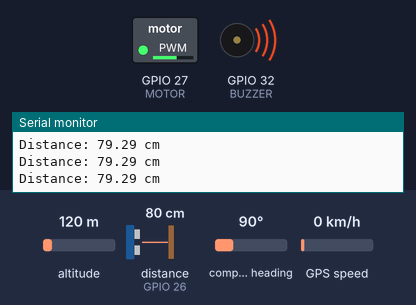
This sketch was run on a simulated ESP32. On the bench: switched loads named in the sketch (green lamp = pin HIGH), buzzer (waves = sounding, pin HIGH), the last lines printed to the serial monitor. Wiring (inferred from the names in the program): ultrasonic range finder: trigger GPIO 25; echo GPIO 26. Inputs (shaded band) come from the test bench; at power-on: distance to the obstacle (sensor on GPIO 26) 80 cm, altitude 120 m, compass heading 90°, GPS speed 0 km/h. The echo pulse lasts 58.3 µs per cm; the GPS gets a fix after 3 s at 37.7749, -122.4194 with 8 satellites; nothing arrives over Bluetooth unless stated; pins used as bus, display or sensor lines are not drawn.

Above: at 1.29 s.
1.3 s: distance to the obstacle (sensor on GPIO 26) set to 85 cm
At 2.6 s:
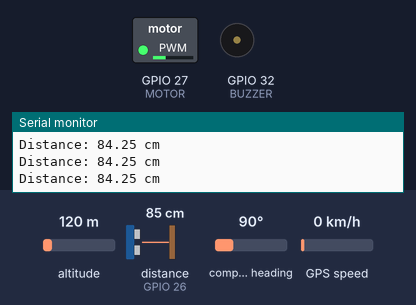
3.0 s: distance to the obstacle (sensor on GPIO 26) set to 2 cm
At 3.67 s:
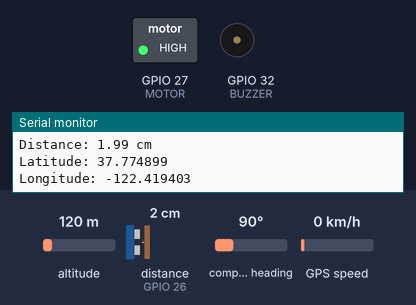
6.5 s: distance to the obstacle (sensor on GPIO 26) set to 35 cm
10.0 s: distance to the obstacle (sensor on GPIO 26) set to 44 cm
At 10.37 s:
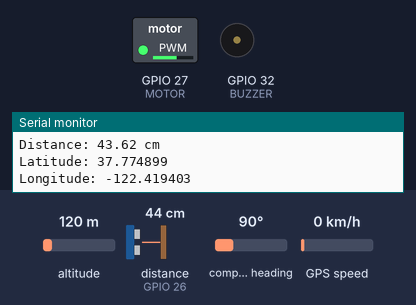
13.5 s: distance to the obstacle (sensor on GPIO 26) set to 250 cm
At 14.7 s:
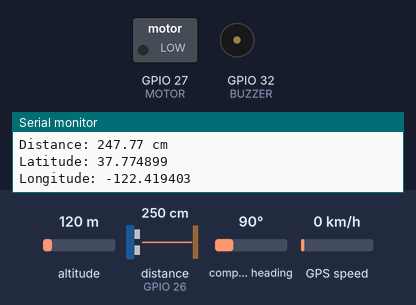
15.0 s: distance to the obstacle (sensor on GPIO 26) set to 156 cm
16.5 s: distance to the obstacle (sensor on GPIO 26) set to 146 cm
At 17.9 s:
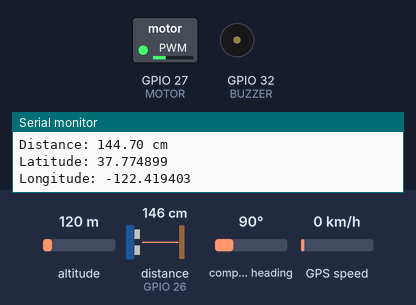
Timing chart, 0 to 19.0 s (numbered marks = the images above; inputs shaded):
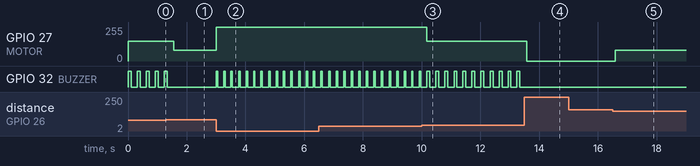

The sketch:

komponen_gui.ino
```cpp
#include <TinyGPS++.h>
#include "BluetoothSerial.h"

#define TRIG 25
#define ECHO 26
#define BUZZER 32
#define MOTOR 27

#define GPS_RX 16
#define GPS_TX 17

HardwareSerial gpsSerial(1);
TinyGPSPlus gps;
BluetoothSerial SerialBT;

float distance;

void setup() {

  Serial.begin(115200);

  pinMode(TRIG, OUTPUT);
  pinMode(ECHO, INPUT);
  pinMode(BUZZER, OUTPUT);
  pinMode(MOTOR, OUTPUT);

  SerialBT.begin("ESP32_Tunanetra");

  gpsSerial.begin(9600, SERIAL_8N1, GPS_RX, GPS_TX);

  Serial.println("Sistem Alat Tunanetra Aktif");
}

float readDistance() {

  digitalWrite(TRIG, LOW);
  delayMicroseconds(2);

  digitalWrite(TRIG, HIGH);
  delayMicroseconds(10);
  digitalWrite(TRIG, LOW);

  long duration = pulseIn(ECHO, HIGH, 30000);

  float dist = duration * 0.034 / 2;

  return dist;
}

void loop() {

  distance = readDistance();

  Serial.print("Distance: ");
  Serial.print(distance);
  Serial.println(" cm");

  // ======================
  // LOGIKA MOTOR DAN BUZZER
  // ======================

  if (distance > 150) {

    analogWrite(MOTOR, 0);
    digitalWrite(BUZZER, LOW);

  }

  else if (distance <= 150 && distance > 80) {

    analogWrite(MOTOR, 80);
    digitalWrite(BUZZER, LOW);

  }

  else if (distance <= 80 && distance > 40) {

    analogWrite(MOTOR, 150);

    digitalWrite(BUZZER, HIGH);
    delay(100);
    digitalWrite(BUZZER, LOW);

  }

  else if (distance <= 40) {

    analogWrite(MOTOR, 255);

    digitalWrite(BUZZER, HIGH);
    delay(50);
    digitalWrite(BUZZER, LOW);

  }

  // ======================
  // BACA GPS
  // ======================

  while (gpsSerial.available()) {
    gps.encode(gpsSerial.read());
  }

  float lat = 0;
  float lon = 0;

  if (gps.location.isValid()) {

    lat = gps.location.lat();
    lon = gps.location.lng();

    Serial.print("Latitude: ");
    Serial.println(lat, 6);

    Serial.print("Longitude: ");
    Serial.println(lon, 6);

  }

  // ======================
  // KIRIM DATA KE BLUETOOTH
  // ======================

  SerialBT.print("DIST:");
  SerialBT.print(distance);

  SerialBT.print(",LAT:");
  SerialBT.print(lat, 6);

  SerialBT.print(",LON:");
  SerialBT.println(lon, 6);

  delay(200);
}
```

Measured:
- the behaviour switches between 80 and 81 cm on distance to the obstacle (sensor on GPIO 26) (found by bisection; images 0 and 1)
- the behaviour switches between 40 and 41 cm on distance to the obstacle (sensor on GPIO 26) (found by bisection; images 2 and 3)
- the behaviour switches between 152 and 151 cm on distance to the obstacle (sensor on GPIO 26) (found by bisection; images 4 and 5)
- after the input at 1.3 s, GPIO 27 (MOTOR): 150/255 → 80/255 after 0.26 s; GPIO 32 (BUZZER): goes on until 1.3 s, then stays LOW
- after the input at 3.0 s, GPIO 27 (MOTOR): 80/255 → 255/255 at once; GPIO 32 (BUZZER): alternates HIGH for 0.05 s and LOW for 0.20 s, starting at once
- after the input at 10.0 s, GPIO 27 (MOTOR): 255/255 → 150/255 after 0.18 s
- after the input at 13.5 s, GPIO 27 (MOTOR): 150/255 → 0/255 after 0.08 s; GPIO 32 (BUZZER): stops changing and stays LOW
- after the input at 16.5 s, GPIO 27 (MOTOR): 0/255 → 80/255 after 0.08 s
